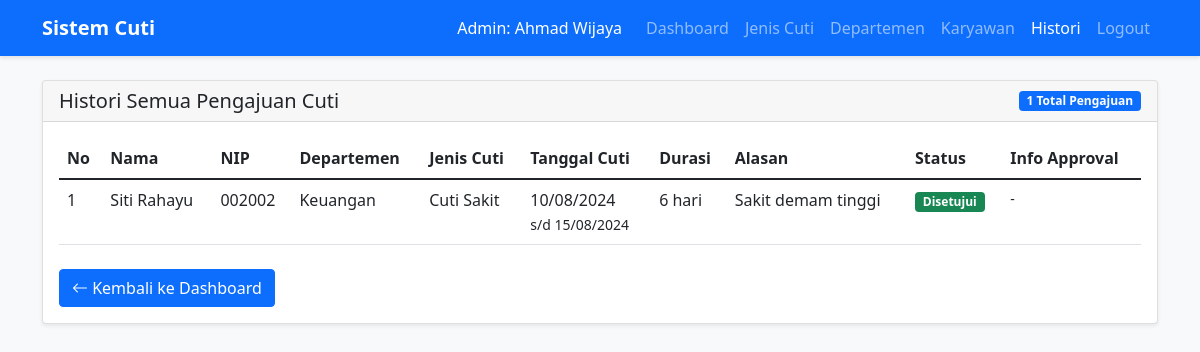
/admin/histori.php (signed in), run on the app's committed database.
### tables this page shows
CREATE TABLE pengajuan_cuti (
    id_pengajuan INT PRIMARY KEY AUTO_INCREMENT,
    id_user INT NOT NULL,
    id_jenis INT NOT NULL,
    tanggal_mulai DATE NOT NULL,
    tanggal_selesai DATE NOT NULL,
    alasan TEXT NOT NULL,
    lampiran VARCHAR(255),
    status ENUM('draft', 'pending', 'disetujui', 'ditolak') DEFAULT 'draft',
    alasan_admin TEXT NULL,
    tanggal_disetujui TIMESTAMP NULL,
    dibuat_pada TIMESTAMP DEFAULT CURRENT_TIMESTAMP,
    FOREIGN KEY (id_user) REFERENCES users(id_user),
    FOREIGN KEY (id_jenis) REFERENCES jenis_cuti(id_jenis)
);

CREATE TABLE users (
    id_user INT PRIMARY KEY AUTO_INCREMENT,
    nip VARCHAR(20) UNIQUE NOT NULL,
    password VARCHAR(255) NOT NULL,
    nama_lengkap VARCHAR(100) NOT NULL,
    email VARCHAR(100) NOT NULL,
    no_telp VARCHAR(15) NOT NULL,
    role ENUM('admin', 'pegawai') NOT NULL,
    id_departemen INT NULL,
    FOREIGN KEY (id_departemen) REFERENCES departemen(id_departemen)
);

CREATE TABLE departemen (
    id_departemen INT PRIMARY KEY AUTO_INCREMENT,
    nama_departemen VARCHAR(100) NOT NULL
);

CREATE TABLE jenis_cuti (
    id_jenis INT PRIMARY KEY AUTO_INCREMENT,
    nama_jenis VARCHAR(100) NOT NULL,
    deskripsi_cuti TEXT,
    maks_hari INT NOT NULL DEFAULT 0
);

### admin/histori.php (the view, shortened to what this page needs)
<?php
include '../config.php';
$sql = "SELECT pc.*, u.nama_lengkap, u.nip, d.nama_departemen, jc.nama_jenis
        FROM pengajuan_cuti pc
        JOIN users u ON pc.id_user = u.id_user
        JOIN departemen d ON u.id_departemen = d.id_departemen
        JOIN jenis_cuti jc ON pc.id_jenis = jc.id_jenis
        WHERE pc.status IN ('disetujui', 'ditolak')
        ORDER BY pc.dibuat_pada DESC";
$stmt = $pdo->prepare($sql);
$stmt->execute();
$pengajuan = $stmt->fetchAll(PDO::FETCH_ASSOC);
?>
<!DOCTYPE html>
<html lang="id">
<head>
    <link href="https://cdn.jsdelivr.net/npm/bootstrap@5.1.3/dist/css/bootstrap.min.css" rel="stylesheet">
</head>
<body>
    <nav class="navbar navbar-expand-lg navbar-dark bg-primary">
        <div class="container">
            <a class="navbar-brand fw-bold" href="dashboard.php">Sistem Cuti</a>
            <div class="navbar-nav ms-auto">
                <span class="navbar-text me-3 text-white">
                    Admin: <?php echo htmlspecialchars($_SESSION['nama_lengkap']); ?>
                </span>
                <a class="nav-link" href="dashboard.php">Dashboard</a>
                <a class="nav-link" href="jenis_cuti/jenis_cuti.php">Jenis Cuti</a>
                <a class="nav-link" href="departemen/departemen.php">Departemen</a>
                <a class="nav-link" href="karyawan/karyawan.php">Karyawan</a>
                <a class="nav-link active" href="histori.php">Histori</a>
                <a class="nav-link" href="logout.php">Logout</a>
            </div>
        </div>
    </nav>
    <div class="container mt-4">
        <div class="card">
            <div class="card-header d-flex justify-content-between align-items-center">
                <h5 class="mb-0">Histori Semua Pengajuan Cuti</h5>
                <span class="badge bg-primary"><?php echo count($pengajuan); ?> Total Pengajuan</span>
            </div>
            <div class="card-body">
                <?php if (count($pengajuan) > 0): ?>
                    <div class="table-responsive">
                        <table class="table table-hover">
                            <thead>
                                <tr>
                                    <th>No</th>
                                    <th>Nama</th>
                                    <th>NIP</th>
                                    <th>Departemen</th>
                                    <th>Jenis Cuti</th>
                                    <th>Tanggal Cuti</th>
                                    <th>Durasi</th>
                                    <th>Alasan</th>
                                    <th>Status</th>
                                    <th>Info Approval</th>
                                </tr>
                            </thead>
                            <tbody>
                                <?php $no = 1;
                                foreach ($pengajuan as $row):
                                    $tanggal_mulai = new DateTime($row['tanggal_mulai']);
                                    $tanggal_selesai = new DateTime($row['tanggal_selesai']);
                                    $jumlah_hari = $tanggal_mulai->diff($tanggal_selesai)->days + 1;
                                    $badge_class = '';
                                    switch ($row['status']) {
                                        case 'disetujui':
                                            $badge_class = 'badge-disetujui';
                                            break;
                                    }
                                ?>
                                    <tr>
                                        <td><?php echo $no++; ?></td>
                                        <td><?php echo htmlspecialchars($row['nama_lengkap']); ?></td>
                                        <td><?php echo htmlspecialchars($row['nip']); ?></td>
                                        <td><?php echo htmlspecialchars($row['nama_departemen']); ?></td>
                                        <td><?php echo htmlspecialchars($row['nama_jenis']); ?></td>
                                        <td>
                                            <?php echo date('d/m/Y', strtotime($row['tanggal_mulai'])); ?><br>
                                            <small>s/d <?php echo date('d/m/Y', strtotime($row['tanggal_selesai'])); ?></small>
                                        </td>
                                        <td><?php echo $jumlah_hari; ?> hari</td>
                                        <td>
                                            <span class="alasan-preview" title="<?php echo htmlspecialchars($row['alasan']); ?>">
                                                <?php
                                                $alasan = htmlspecialchars($row['alasan']);
                                                echo strlen($alasan) > 30 ? substr($alasan, 0, 30) . '...' : $alasan;
                                                ?>
                                            </span>
                                        </td>
                                        <td>
                                            <span class="badge status-badge <?php echo $badge_class; ?>">
                                                <?php echo ucfirst($row['status']); ?>
                                            </span>
                                        </td>
                                        <td>
                                            <?php if ($row['status'] == 'disetujui' || $row['status'] == 'ditolak'): ?>
                                                <div class="small">
                                                    <div><?php echo $row['tanggal_disetujui'] ? date('d/m/Y H:i', strtotime($row['tanggal_disetujui'])) : '-'; ?></div>
                                                </div>
                                            <?php elseif ($row['status'] == 'pending'): ?>
                                                <span class="text-muted">Menunggu</span>
                                            <?php else: ?>
                                                <span class="text-muted">Draft</span>
                                            <?php endif; ?>
                                        </td>
                                    </tr>
                                <?php endforeach; ?>
                            </tbody>
                        </table>
                    </div>
                    <a href="dashboard.php" class="btn btn-primary mt-2">
                        <i class="bi bi-arrow-left"></i> Kembali ke Dashboard
                    </a>
                <?php endif; ?>
            </div>
        </div>
    </div>
    <link rel="stylesheet" href="https://cdn.jsdelivr.net/npm/bootstrap-icons@1.8.1/font/bootstrap-icons.css">
</body>
</html>

### admin/histori.php (style rules this page uses)
body { background-color: #f8f9fa; font-family: 'Segoe UI', Tahoma, Geneva, Verdana, sans-serif; }
.navbar { box-shadow: 0 2px 4px rgba(0, 0, 0, .1); }
.card { box-shadow: 0 0.125rem 0.25rem rgba(0, 0, 0, 0.075); border: 1px solid rgba(0, 0, 0, 0.125); }
.status-badge { font-size: 0.75rem; padding: 0.35em 0.65em; }
.badge-disetujui { background-color: #198754; }
.alasan-preview { max-width: 200px; white-space: nowrap; overflow: hidden; text-overflow: ellipsis; }

### data on the page
pengajuan_cuti: id_user.nama_lengkap "Siti Rahayu", id_user.nip "002002", departemen.nama_departemen "Keuangan", id_jenis.nama_jenis "Cuti Sakit", tanggal_mulai "10/08/2024", tanggal_selesai "15/08/2024", jumlah_hari "6", alasan "Sakit demam tinggi", status "Disetujui"

### other printed values
$_SESSION['nama_lengkap'] "Ahmad Wijaya"
count($pengajuan) "1"
